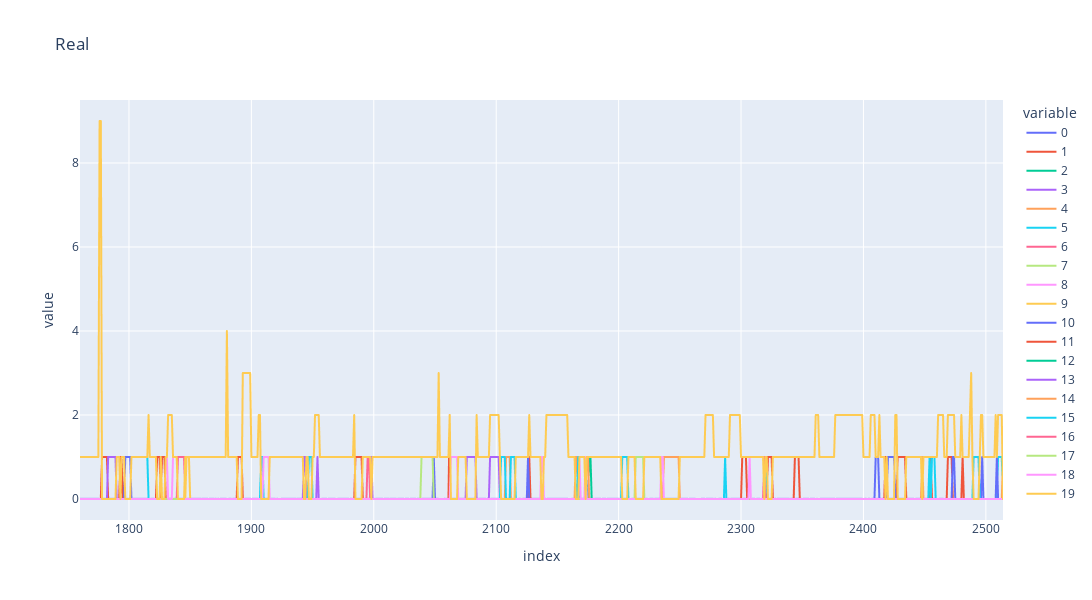

The cell this chart's notebook holds for it:
### Code cell
fig = px.line(pd.DataFrame(list(gp))[start: ], height=600, width=1200, title="Real") # [start: ]

fig.show()
fig.write_html(f"figures/ml-baseline{timestamp}.html")

### Figure 1 — Plotly figure (JSON) as saved in the notebook; plotly's stock layout.template omitted (floating-point values rounded to 4 significant figures; data arrays with more than 128 entries replaced by an {"elided": "..."} marker saying what was removed)
{"data": [{"hovertemplate": "variable=0<br>index=%{x}<br>value=%{y}<extra></extra>", "legendgroup": "0", "line": {"color": "#636efa", "dash": "solid"}, "marker": {"symbol": "circle"}, "mode": "lines", "name": "0", "showlegend": true, "type": "scattergl", "x": {"elided": "755 int values"}, "xaxis": "x", "y": {"elided": "755 float values"}, "yaxis": "y"}, {"hovertemplate": "variable=1<br>index=%{x}<br>value=%{y}<extra></extra>", "legendgroup": "1", "line": {"color": "#EF553B", "dash": "solid"}, "marker": {"symbol": "circle"}, "mode": "lines", "name": "1", "showlegend": true, "type": "scattergl", "x": {"elided": "755 int values"}, "xaxis": "x", "y": {"elided": "755 int values"}, "yaxis": "y"}, {"hovertemplate": "variable=2<br>index=%{x}<br>value=%{y}<extra></extra>", "legendgroup": "2", "line": {"color": "#00cc96", "dash": "solid"}, "marker": {"symbol": "circle"}, "mode": "lines", "name": "2", "showlegend": true, "type": "scattergl", "x": {"elided": "755 int values"}, "xaxis": "x", "y": {"elided": "755 int values"}, "yaxis": "y"}, {"hovertemplate": "variable=3<br>index=%{x}<br>value=%{y}<extra></extra>", "legendgroup": "3", "line": {"color": "#ab63fa", "dash": "solid"}, "marker": {"symbol": "circle"}, "mode": "lines", "name": "3", "showlegend": true, "type": "scattergl", "x": {"elided": "755 int values"}, "xaxis": "x", "y": {"elided": "755 int values"}, "yaxis": "y"}, {"hovertemplate": "variable=4<br>index=%{x}<br>value=%{y}<extra></extra>", "legendgroup": "4", "line": {"color": "#FFA15A", "dash": "solid"}, "marker": {"symbol": "circle"}, "mode": "lines", "name": "4", "showlegend": true, "type": "scattergl", "x": {"elided": "755 int values"}, "xaxis": "x", "y": {"elided": "755 int values"}, "yaxis": "y"}, {"hovertemplate": "variable=5<br>index=%{x}<br>value=%{y}<extra></extra>", "legendgroup": "5", "line": {"color": "#19d3f3", "dash": "solid"}, "marker": {"symbol": "circle"}, "mode": "lines", "name": "5", "showlegend": true, "type": "scattergl", "x": {"elided": "755 int values"}, "xaxis": "x", "y": {"elided": "755 int values"}, "yaxis": "y"}, {"hovertemplate": "variable=6<br>index=%{x}<br>value=%{y}<extra></extra>", "legendgroup": "6", "line": {"color": "#FF6692", "dash": "solid"}, "marker": {"symbol": "circle"}, "mode": "lines", "name": "6", "showlegend": true, "type": "scattergl", "x": {"elided": "755 int values"}, "xaxis": "x", "y": {"elided": "755 int values"}, "yaxis": "y"}, {"hovertemplate": "variable=7<br>index=%{x}<br>value=%{y}<extra></extra>", "legendgroup": "7", "line": {"color": "#B6E880", "dash": "solid"}, "marker": {"symbol": "circle"}, "mode": "lines", "name": "7", "showlegend": true, "type": "scattergl", "x": {"elided": "755 int values"}, "xaxis": "x", "y": {"elided": "755 int values"}, "yaxis": "y"}, {"hovertemplate": "variable=8<br>index=%{x}<br>value=%{y}<extra></extra>", "legendgroup": "8", "line": {"color": "#FF97FF", "dash": "solid"}, "marker": {"symbol": "circle"}, "mode": "lines", "name": "8", "showlegend": true, "type": "scattergl", "x": {"elided": "755 int values"}, "xaxis": "x", "y": {"elided": "755 int values"}, "yaxis": "y"}, {"hovertemplate": "variable=9<br>index=%{x}<br>value=%{y}<extra></extra>", "legendgroup": "9", "line": {"color": "#FECB52", "dash": "solid"}, "marker": {"symbol": "circle"}, "mode": "lines", "name": "9", "showlegend": true, "type": "scattergl", "x": {"elided": "755 int values"}, "xaxis": "x", "y": {"elided": "755 int values"}, "yaxis": "y"}, {"hovertemplate": "variable=10<br>index=%{x}<br>value=%{y}<extra></extra>", "legendgroup": "10", "line": {"color": "#636efa", "dash": "solid"}, "marker": {"symbol": "circle"}, "mode": "lines", "name": "10", "showlegend": true, "type": "scattergl", "x": {"elided": "755 int values"}, "xaxis": "x", "y": {"elided": "755 int values"}, "yaxis": "y"}, {"hovertemplate": "variable=11<br>index=%{x}<br>value=%{y}<extra></extra>", "legendgroup": "11", "line": {"color": "#EF553B", "dash": "solid"}, "marker": {"symbol": "circle"}, "mode": "lines", "name": "11", "showlegend": true, "type": "scattergl", "x": {"elided": "755 int values"}, "xaxis": "x", "y": {"elided": "755 int values"}, "yaxis": "y"}, {"hovertemplate": "variable=12<br>index=%{x}<br>value=%{y}<extra></extra>", "legendgroup": "12", "line": {"color": "#00cc96", "dash": "solid"}, "marker": {"symbol": "circle"}, "mode": "lines", "name": "12", "showlegend": true, "type": "scattergl", "x": {"elided": "755 int values"}, "xaxis": "x", "y": {"elided": "755 int values"}, "yaxis": "y"}, {"hovertemplate": "variable=13<br>index=%{x}<br>value=%{y}<extra></extra>", "legendgroup": "13", "line": {"color": "#ab63fa", "dash": "solid"}, "marker": {"symbol": "circle"}, "mode": "lines", "name": "13", "showlegend": true, "type": "scattergl", "x": {"elided": "755 int values"}, "xaxis": "x", "y": {"elided": "755 int values"}, "yaxis": "y"}, {"hovertemplate": "variable=14<br>index=%{x}<br>value=%{y}<extra></extra>", "legendgroup": "14", "line": {"color": "#FFA15A", "dash": "solid"}, "marker": {"symbol": "circle"}, "mode": "lines", "name": "14", "showlegend": true, "type": "scattergl", "x": {"elided": "755 int values"}, "xaxis": "x", "y": {"elided": "755 int values"}, "yaxis": "y"}, {"hovertemplate": "variable=15<br>index=%{x}<br>value=%{y}<extra></extra>", "legendgroup": "15", "line": {"color": "#19d3f3", "dash": "solid"}, "marker": {"symbol": "circle"}, "mode": "lines", "name": "15", "showlegend": true, "type": "scattergl", "x": {"elided": "755 int values"}, "xaxis": "x", "y": {"elided": "755 int values"}, "yaxis": "y"}, {"hovertemplate": "variable=16<br>index=%{x}<br>value=%{y}<extra></extra>", "legendgroup": "16", "line": {"color": "#FF6692", "dash": "solid"}, "marker": {"symbol": "circle"}, "mode": "lines", "name": "16", "showlegend": true, "type": "scattergl", "x": {"elided": "755 int values"}, "xaxis": "x", "y": {"elided": "755 int values"}, "yaxis": "y"}, {"hovertemplate": "variable=17<br>index=%{x}<br>value=%{y}<extra></extra>", "legendgroup": "17", "line": {"color": "#B6E880", "dash": "solid"}, "marker": {"symbol": "circle"}, "mode": "lines", "name": "17", "showlegend": true, "type": "scattergl", "x": {"elided": "755 int values"}, "xaxis": "x", "y": {"elided": "755 int values"}, "yaxis": "y"}, {"hovertemplate": "variable=18<br>index=%{x}<br>value=%{y}<extra></extra>", "legendgroup": "18", "line": {"color": "#FF97FF", "dash": "solid"}, "marker": {"symbol": "circle"}, "mode": "lines", "name": "18", "showlegend": true, "type": "scattergl", "x": {"elided": "755 int values"}, "xaxis": "x", "y": {"elided": "755 int values"}, "yaxis": "y"}, {"hovertemplate": "variable=19<br>index=%{x}<br>value=%{y}<extra></extra>", "legendgroup": "19", "line": {"color": "#FECB52", "dash": "solid"}, "marker": {"symbol": "circle"}, "mode": "lines", "name": "19", "showlegend": true, "type": "scattergl", "x": {"elided": "755 int values"}, "xaxis": "x", "y": {"elided": "755 int values"}, "yaxis": "y"}], "layout": {"height": 600, "legend": {"title": {"text": "variable"}, "tracegroupgap": 0}, "title": {"text": "Real"}, "width": 1200, "xaxis": {"anchor": "y", "domain": [0, 1], "title": {"text": "index"}}, "yaxis": {"anchor": "x", "domain": [0, 1], "title": {"text": "value"}}}}
